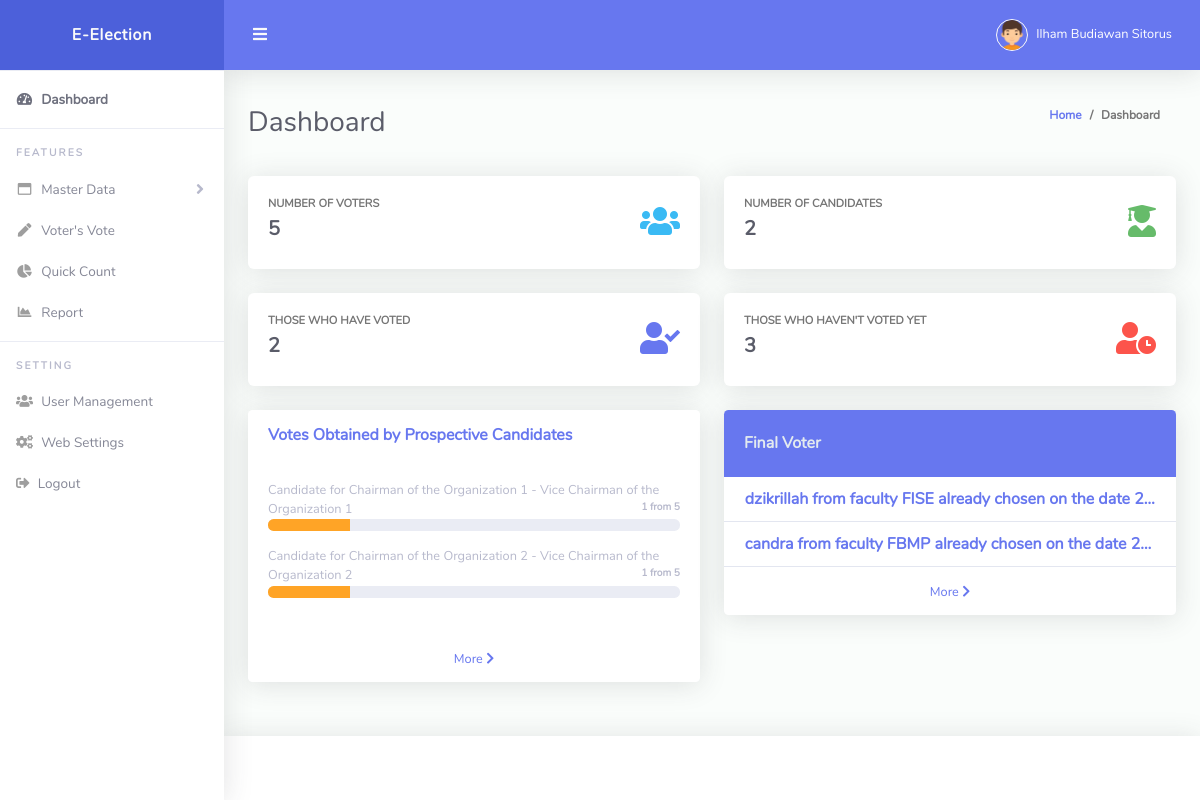
Screenshot of /evoting/admin/dashboard.php (signed in) with the database file from the repository.
### tables this page shows
CREATE TABLE `user` (
  `id_user` int(11) NOT NULL,
  `user_username` varchar(100) NOT NULL,
  `user_password` text NOT NULL,
  `user_nama` varchar(100) NOT NULL,
  `user_role` enum('admin','petugas') NOT NULL
);

CREATE TABLE `candidates` (
  `candidate_id` int(11) NOT NULL,
  `candidate_name` varchar(100) NOT NULL,
  `candidate_description` text NOT NULL,
  `candidate_photo` text NOT NULL,
  `candidate_video` text NOT NULL
);

CREATE TABLE `voter_votes` (
  `id_vote` int(11) NOT NULL,
  `vote_candidate_id` int(11) NOT NULL,
  `vote_voter_id` int(11) NOT NULL,
  `vote_time` datetime NOT NULL
);

CREATE TABLE `voter` (
  `id_voter` int(11) NOT NULL,
  `voter_nis` varchar(100) NOT NULL,
  `voter_name` varchar(100) NOT NULL,
  `voter_faculty` int(11) NOT NULL,
  `voter_phone_number` varchar(100) NOT NULL,
  `voter_email` varchar(100) NOT NULL,
  `voter_status` enum('0','1') NOT NULL,
  `voter_code` varchar(50) NOT NULL,
  `verification` int(1) NOT NULL
);

CREATE TABLE `faculties` (
  `faculty_id` int(11) NOT NULL,
  `faculty_name` varchar(70) NOT NULL,
  `faculty_short` varchar(70) NOT NULL
);

### evoting/admin/dashboard.php (the view, shortened to what this page needs)
<?php
$judul = "Dashboard";
include 'template/header.php';
$getVoter = mysqli_query($koneksi, "SELECT * FROM voter");
$voterData = mysqli_num_rows($getVoter);
$getValidVoted = mysqli_query($koneksi, "SELECT count(voter_status) AS count_valid FROM voter WHERE voter_status='1'");
$valid = mysqli_fetch_array($getValidVoted);
$getNotVoted = mysqli_query($koneksi, "SELECT count(voter_status) AS count_not_voted FROM voter WHERE voter_status='0'");
$notVoted = mysqli_fetch_array($getNotVoted);
$getCandidate = mysqli_query($koneksi, "SELECT * FROM candidates");
$candidate = mysqli_num_rows($getCandidate);
$getLast = mysqli_query($koneksi, "SELECT * FROM voter_votes, voter, faculties WHERE voter_votes.vote_voter_id=voter.id_voter AND voter.voter_faculty=faculties.faculty_id ORDER BY voter_votes.id_vote DESC LIMIT 5");
$last = mysqli_num_rows($getLast);
?>
<div class="container-fluid" id="container-wrapper">
  <div class="d-sm-flex align-items-center justify-content-between mb-4">
    <h1 class="h3 mb-0 text-gray-800"><?php echo $judul; ?></h1>
    <ol class="breadcrumb">
      <li class="breadcrumb-item"><a href="dashboard.php">Home</a></li>
      <li class="breadcrumb-item" aria-current="page"><?php echo $judul; ?></li>
    </ol>
  </div>
  <div class="row">
    <div class="col-xl-6 col-md-6 mb-4">
      <div class="card h-100">
        <div class="card-body">
          <div class="row align-items-center">
            <div class="col mr-2">
              <div class="text-xs font-weight-bold text-uppercase mb-1">Number of Voters</div>
              <div class="h5 mb-0 font-weight-bold text-gray-800"><?php echo $voterData; ?></div>
            </div>
            <div class="col-auto">
              <i class="fas fa-users fa-2x text-info"></i>
            </div>
          </div>
        </div>
      </div>
    </div>
    <div class="col-xl-6 col-md-6 mb-4">
      <div class="card h-100">
        <div class="card-body">
          <div class="row no-gutters align-items-center">
            <div class="col mr-2">
              <div class="text-xs font-weight-bold text-uppercase mb-1">Number of candidates</div>
              <div class="h5 mb-0 font-weight-bold text-gray-800"><?php echo $candidate; ?></div>
            </div>
            <div class="col-auto">
              <i class="fas fa-user-graduate fa-2x text-success"></i>
            </div>
          </div>
        </div>
      </div>
    </div>
    <div class="col-xl-6 col-md-6 mb-4">
      <div class="card h-100">
        <div class="card-body">
          <div class="row no-gutters align-items-center">
            <div class="col mr-2">
              <div class="text-xs font-weight-bold text-uppercase mb-1">Those Who Have Voted</div>
              <div class="h5 mb-0 mr-3 font-weight-bold text-gray-800"><?php echo $valid['count_valid']; ?></div>
            </div>
            <div class="col-auto">
              <i class="fas fa-user-check fa-2x text-primary"></i>
            </div>
          </div>
        </div>
      </div>
    </div>
    <div class="col-xl-6 col-md-6 mb-4">
      <div class="card h-100">
        <div class="card-body">
          <div class="row no-gutters align-items-center">
            <div class="col mr-2">
              <div class="text-xs font-weight-bold text-uppercase mb-1">Those Who Haven't Voted Yet</div>
              <div class="h5 mb-0 mr-3 font-weight-bold text-gray-800"><?php echo $notVoted['count_not_voted']; ?></div>
            </div>
            <div class="col-auto">
              <i class="fas fa-user-clock fa-2x text-danger"></i>
            </div>
          </div>
        </div>
      </div>
    </div>
    <?php if ($candidate > 0 && $voterData > 0) { ?>
      <div class="col-xl-6">
        <div class="card mb-4">
          <div class="card-header py-3 d-flex flex-row align-items-center justify-content-between">
            <h6 class="m-0 font-weight-bold text-primary">Votes Obtained by Prospective Candidates</h6>
          </div>
          <div class="card-body">
            <?php
            while ($dta = mysqli_fetch_array($getCandidate)) {
              $candidateID = $dta['candidate_id'];
              $getVoted = mysqli_query($koneksi, "SELECT count(vote_voter_id) AS count_vote FROM voter_votes WHERE vote_candidate_id='$candidateID'");
              $voted = mysqli_fetch_array($getVoted);
            ?>
              <div class="mb-3">
                <div class="small text-gray-500"><?php echo htmlspecialchars($dta['candidate_name']); ?>
                  <div class="small float-right"><b><?php echo htmlspecialchars($voted['count_vote']); ?> from <?php echo $voterData; ?></b></div>
                </div>
                <div class="progress" style="height: 12px;">
                  <div class="progress-bar bg-warning" role="progressbar" style="width: <?php
                                                                                        $persentasi = round($voted['count_vote'] / $voterData * 100, 2);
                                                                                        echo $persentasi;
                                                                                        ?>%" aria-valuenow="<?php echo htmlspecialchars($voted['count_vote']); ?>" aria-valuemin="0" aria-valuemax="<?php echo $voterData; ?>"></div>
                </div>
              </div>
            <?php } ?>
          </div>
          <div class="card-footer text-center">
            <a class="m-0 small text-primary card-link" href="data_perhitungan.php">More <i class="fas fa-chevron-right"></i></a>
          </div>
        </div>
      </div>
    <?php } ?>
    <?php if ($last > 0) { ?>
      <div class="col-xl-6">
        <div class="card">
          <div class="card-header py-4 bg-primary d-flex flex-row align-items-center justify-content-between">
            <h6 class="m-0 font-weight-bold text-light">Final Voter</h6>
          </div>
          <div>
            <?php
            while ($row = mysqli_fetch_array($getLast)) {
            ?>
              <div class="customer-message align-items-center">
                <a class="font-weight-bold" href="#">
                  <div class="text-truncate message-title"><?php echo htmlspecialchars($row['voter_name']); ?> from faculty <?php echo htmlspecialchars($row['faculty_short']); ?> already chosen on the date <?php echo date('d/m/Y h:i:s', strtotime($row['vote_time'])); ?></div>
                </a>
              </div>
            <?php } ?>
            <div class="card-footer text-center">
              <a class="m-0 small text-primary card-link" href="data_suara.php">More <i class="fas fa-chevron-right"></i></a>
            </div>
          </div>
        </div>
      </div>
    <?php } ?>
  </div>
</div>
<?php
include 'template/footer.php';
?>

### evoting/admin/template/header.php (shortened to what this page needs)
<?php
include 'database.php';
$logout = "logout.php";
if (isset($_SESSION['login'])) {
  if ($_SESSION['login'] != "login") {
    echo "<script type='text/javascript'>alert('The session has ended, please log in again');window.location='$logout'</script>";
  }else{
   $id_user = $_SESSION['id_user'];
   $ambil_user = mysqli_query($koneksi,"SELECT * FROM user WHERE id_user='$id_user' ");
   $user = mysqli_fetch_array($ambil_user);
 }
}else{
  echo "<script type='text/javascript'>alert('The session has ended, please log in again');window.location='$logout'</script>";
}
?>
<!DOCTYPE html>
<html lang="en">
<head>
  <link href="../assets_back/vendor/fontawesome-free/css/all.min.css" rel="stylesheet" type="text/css">
  <link href="../assets_back/vendor/bootstrap/css/bootstrap.min.css" rel="stylesheet" type="text/css">
  <link href="../assets_back/css/ruang-admin.min.css" rel="stylesheet">
  <link href="../assets_back/vendor/datatables/dataTables.bootstrap4.min.css" rel="stylesheet">
  <link href="../assets_back/alert/sweetalert2.min.css" rel="stylesheet">
</head>
<body id="page-top">
  <div id="wrapper">
    <ul class="navbar-nav sidebar sidebar-light accordion" id="accordionSidebar">
      <a class="sidebar-brand d-flex align-items-center justify-content-center" href="dashboard.php">
        <div class="sidebar-brand-text mx-3">E-Election</div>
      </a>
      <hr class="sidebar-divider my-0">
      <li class="nav-item <?php if($judul=='Dashboard'){ echo'active'; } ?>" >
        <a class="nav-link" href="dashboard.php">
          <i class="fas fa-fw fa-tachometer-alt"></i>
          <span>Dashboard</span></a>
        </li>
        <hr class="sidebar-divider">
        <div class="sidebar-heading">
          Features
        </div>
        <?php
        if ($user['user_role'] == "admin") {
          ?>
          <li class="nav-item <?php if($submenu == 'MasterData'){ echo 'active'; } ?>">
            <a class="nav-link collapsed" href="#" data-toggle="collapse" data-target="#collapseBootstrap"
            aria-expanded="true" aria-controls="collapseBootstrap">
            <i class="far fa-fw fa-window-maximize"></i>
            <span>Master Data</span>
          </a>
        </li>
      <?php } ?>
      <li class="nav-item <?php if($judul=='Suara Pemilih'){ echo'active'; } ?>">
        <a class="nav-link" href="data_suara.php">
          <i class="fas fa-fw fa-pen"></i>
          <span>Voter's Vote</span>
        </a>
      </li>
      <li class="nav-item <?php if($judul=='Quick Count'){ echo'active'; } ?>">
        <a class="nav-link" href="data_perhitungan.php">
          <i class="fas fa-fw fa-chart-pie"></i>
          <span>Quick Count</span>
        </a>
      </li>
      <li class="nav-item <?php if($judul=='Laporan'){ echo'active'; } ?>">
        <a class="nav-link" href="data_laporan.php">
          <i class="fas fa-fw fa-chart-area"></i>
          <span>Report</span>
        </a>
      </li>
      <hr class="sidebar-divider">
      <div class="sidebar-heading">
        Setting
      </div>
      <?php
      if ($user['user_role'] == "admin") {
        ?>
        <li class="nav-item <?php if($judul=='Manajemen User'){ echo'active'; } ?>">
          <a class="nav-link" href="data_user.php">
            <i class="fas fa-users"></i>
            <span>User Management</span>
          </a>
        </li>
        <li class="nav-item <?php if($judul=='Setting Web'){ echo'active'; } ?>">
          <a class="nav-link" href="data_pengaturan.php">
            <i class="fas fa-cogs"></i>
            <span>Web Settings</span>
          </a>
        </li>
      <?php } ?>
      <li class="nav-item ">
        <a class="nav-link" href="javascript:void(0);" data-toggle="modal" data-target="#logoutModal">
          <i class="fas fa-sign-out-alt "></i>
          <span>Logout</span>
        </a>
      </li>
    </ul>
    <div id="content-wrapper" class="d-flex flex-column">
      <div id="content">
        <nav class="navbar navbar-expand navbar-light bg-navbar topbar mb-4 static-top">
          <button id="sidebarToggleTop" class="btn btn-link rounded-circle mr-3">
            <i class="fa fa-bars"></i>
          </button>
          <ul class="navbar-nav ml-auto">
            <li class="nav-item dropdown no-arrow">
              <a class="nav-link dropdown-toggle" href="#" id="userDropdown" role="button" data-toggle="dropdown"
              aria-haspopup="true" aria-expanded="false">
              <img class="img-profile rounded-circle" src="../assets_back/img/boy.png" style="max-width: 60px">
              <span class="ml-2 d-none d-lg-inline text-white small"><?php echo $user['user_nama']; ?></span>
            </a>
            </li>
          </ul>
        </nav>

### rows the page displays
user: user_nama "Ilham Budiawan Sitorus"
candidates: candidate_name "Candidate for Chairman of the Organization 1 - Vice Chairman of the Organization 1", count_vote "1", $persentasi 20 (drawn)
candidates: candidate_name "Candidate for Chairman of the Organization 2 - Vice Chairman of the Organization 2", count_vote "1", $persentasi 20 (drawn)
voter_votes: voter.voter_name "dzikrillah", faculties.faculty_short "FISE", vote_time "2…"
voter_votes: voter.voter_name "candra", faculties.faculty_short "FBMP", vote_time "2…"

### other values shown
$judul "Dashboard"
$voterData "5"
$candidate "2"
$valid['count_valid'] "2"
$notVoted['count_not_voted'] "3"
